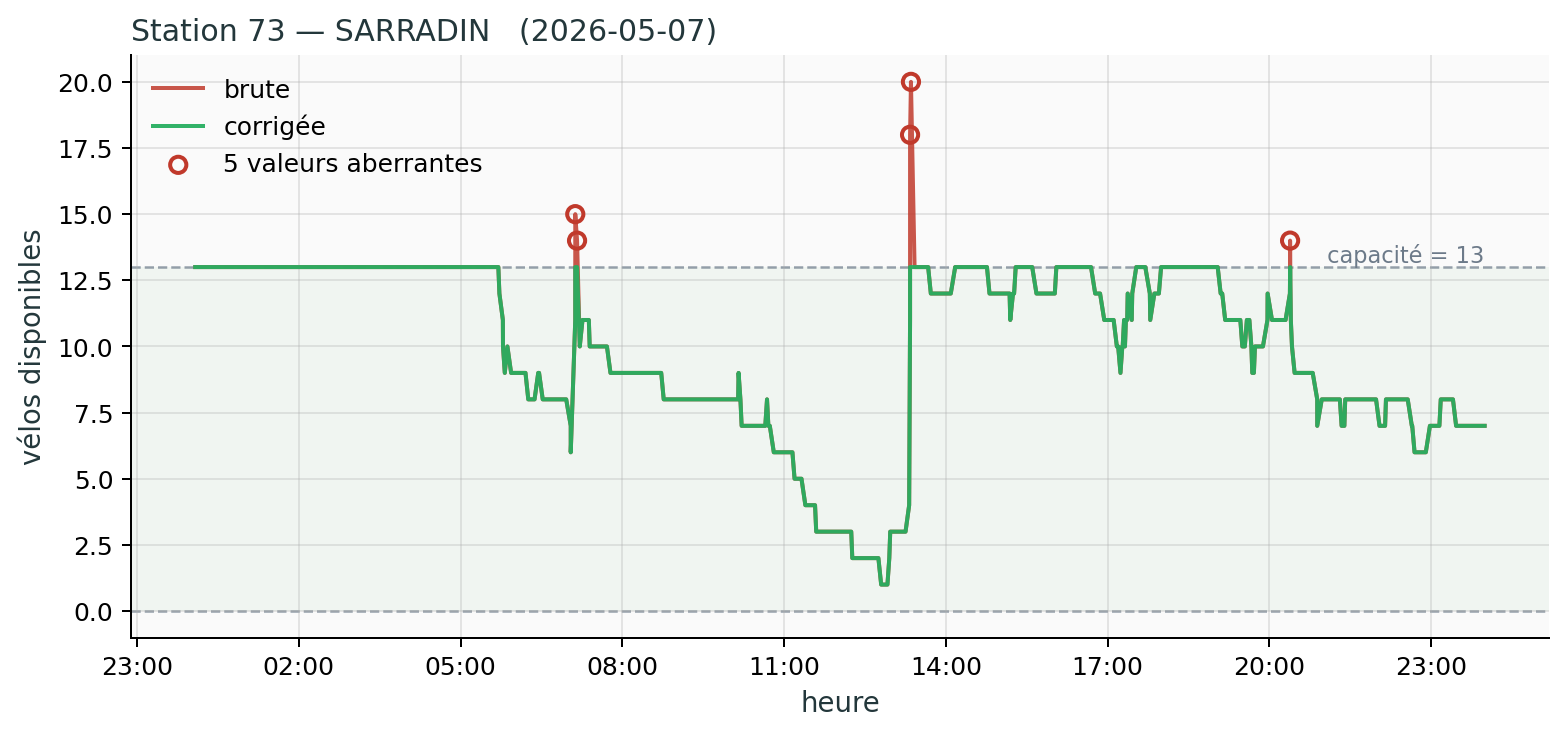

The script that saved this image:
"""Trace `available_bikes(t)` brute vs corrigée pour une station/un jour (slide 15).

Illustre l'étape d'interpolation des valeurs aberrantes du post-process :
les snapshots où `available_bikes` sort de [0, capacité] sont corrigés par
moyenne des voisins temporels. La courbe rouge (brute) montre les pics ;
la courbe verte (corrigée) les écrête.

Usage :
    python -m renders.station_trace
    python -m renders.station_trace --station 73 --date 2026-05-07
"""

import argparse
import sqlite3
from datetime import datetime
from pathlib import Path

import matplotlib.dates as mdates
import matplotlib.pyplot as plt


SOURCE_DIR = Path("data/source")
CLEAN_DIR  = Path("data/clean")
OUT        = Path("renders/station_trace.png")

# Palette presentation
COL_RAW   = "#C0392B"
COL_CLEAN = "#27AE60"
COL_CAP   = "#6C7A89"
TEXT_DARK = "#23373B"


def find_source_db(date_str: str) -> Path:
    """Trouve la DB source qui contient `date_str` (format YYYY-MM-DD)."""
    target = datetime.strptime(date_str, "%Y-%m-%d").date()
    for db in sorted(SOURCE_DIR.glob("source_*.sql")):
        stem = db.stem.replace("source_", "")
        if "_to_" in stem:
            start_s, end_s = stem.split("_to_")
            start = datetime.strptime(start_s, "%Y-%m-%d").date()
            end   = datetime.strptime(end_s,   "%Y-%m-%d").date()
        else:
            start = end = datetime.strptime(stem, "%Y-%m-%d").date()
        if start <= target <= end:
            return db
    raise FileNotFoundError(f"Aucune source ne couvre {date_str}")


def load_trace(db: Path, station: int, date_str: str):
    conn = sqlite3.connect(db)
    rows = conn.execute(
        "SELECT timestamp, available_bikes FROM station_history "
        "WHERE station_number = ? AND DATE(timestamp) = ? "
        "ORDER BY timestamp",
        (station, date_str),
    ).fetchall()
    cap, name = conn.execute(
        "SELECT capacity, name FROM stations WHERE station_number = ?",
        (station,),
    ).fetchone()
    conn.close()
    times  = [datetime.fromisoformat(t) for t, _ in rows]
    values = [v for _, v in rows]
    return times, values, cap, name


def main():
    p = argparse.ArgumentParser(description=__doc__.split("\n\n")[0])
    p.add_argument("--station", type=int, default=73,
                   help="station_number (defaut: 73, exemple a 5 aberrants)")
    p.add_argument("--date", default="2026-05-07",
                   help="YYYY-MM-DD (defaut: 2026-05-07)")
    args = p.parse_args()

    src_db   = find_source_db(args.date)
    clean_db = CLEAN_DIR / f"clean_{args.date}.sql"
    if not clean_db.exists():
        raise FileNotFoundError(f"Pas de clean DB pour {args.date}")

    t_raw, v_raw, cap, name = load_trace(src_db, args.station, args.date)
    t_cln, v_cln, _,   _    = load_trace(clean_db, args.station, args.date)

    # Index des aberrants (sur la brute, hors [0, capacite])
    aberr_idx = [i for i, v in enumerate(v_raw) if v < 0 or v > cap]

    fig, ax = plt.subplots(figsize=(8.8, 4.2))
    fig.patch.set_facecolor("white")
    ax.set_facecolor("#fafafa")

    # Bande [0, capacite] = domaine admissible
    ax.axhspan(0, cap, facecolor="#eaf3ec", edgecolor="none",
               alpha=0.6, zorder=0)
    ax.axhline(cap, color=COL_CAP, lw=1.0, ls="--", alpha=0.7, zorder=1)
    ax.text(t_raw[-1], cap, f" capacité = {cap}",
            ha="right", va="bottom", fontsize=9, color=COL_CAP)
    ax.axhline(0, color=COL_CAP, lw=1.0, ls="--", alpha=0.7, zorder=1)

    # Courbe brute (rouge) + courbe corrigee (verte)
    ax.plot(t_raw, v_raw, color=COL_RAW, lw=1.6, alpha=0.85,
            label="brute", zorder=3)
    ax.plot(t_cln, v_cln, color=COL_CLEAN, lw=1.6, alpha=0.95,
            label="corrigée", zorder=4)

    # Marqueurs sur les aberrants
    if aberr_idx:
        ax.scatter([t_raw[i] for i in aberr_idx],
                   [v_raw[i] for i in aberr_idx],
                   s=42, facecolor="none", edgecolor=COL_RAW, lw=1.6,
                   zorder=5, label=f"{len(aberr_idx)} valeurs aberrantes")

    ax.set_xlabel("heure", fontsize=11, color=TEXT_DARK)
    ax.set_ylabel("vélos disponibles", fontsize=11, color=TEXT_DARK)
    ax.xaxis.set_major_formatter(mdates.DateFormatter("%H:%M"))
    ax.xaxis.set_major_locator(mdates.HourLocator(interval=3))

    ax.set_title(f"Station {args.station} — {name}   ({args.date})",
                 fontsize=12, color=TEXT_DARK, loc="left")

    ax.grid(True, alpha=0.3)
    for spine in ("top", "right"):
        ax.spines[spine].set_visible(False)

    ax.legend(loc="upper left", frameon=False, fontsize=10)

    fig.tight_layout()
    OUT.parent.mkdir(exist_ok=True)
    fig.savefig(OUT, dpi=180, bbox_inches="tight")
    print(f"écrit : {OUT}")


if __name__ == "__main__":
    main()
